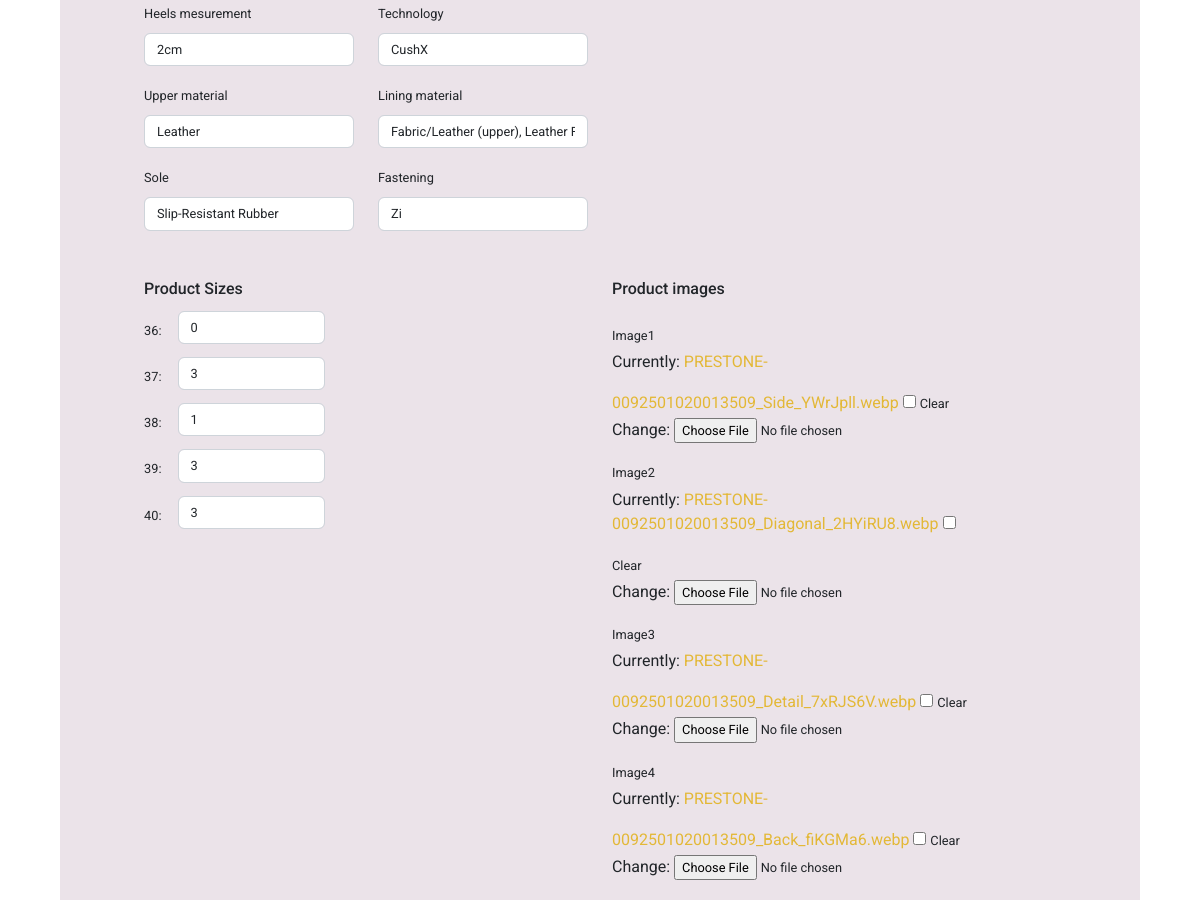
Page /products/edit/177/ (signed in, middle part) on the earlier database version.
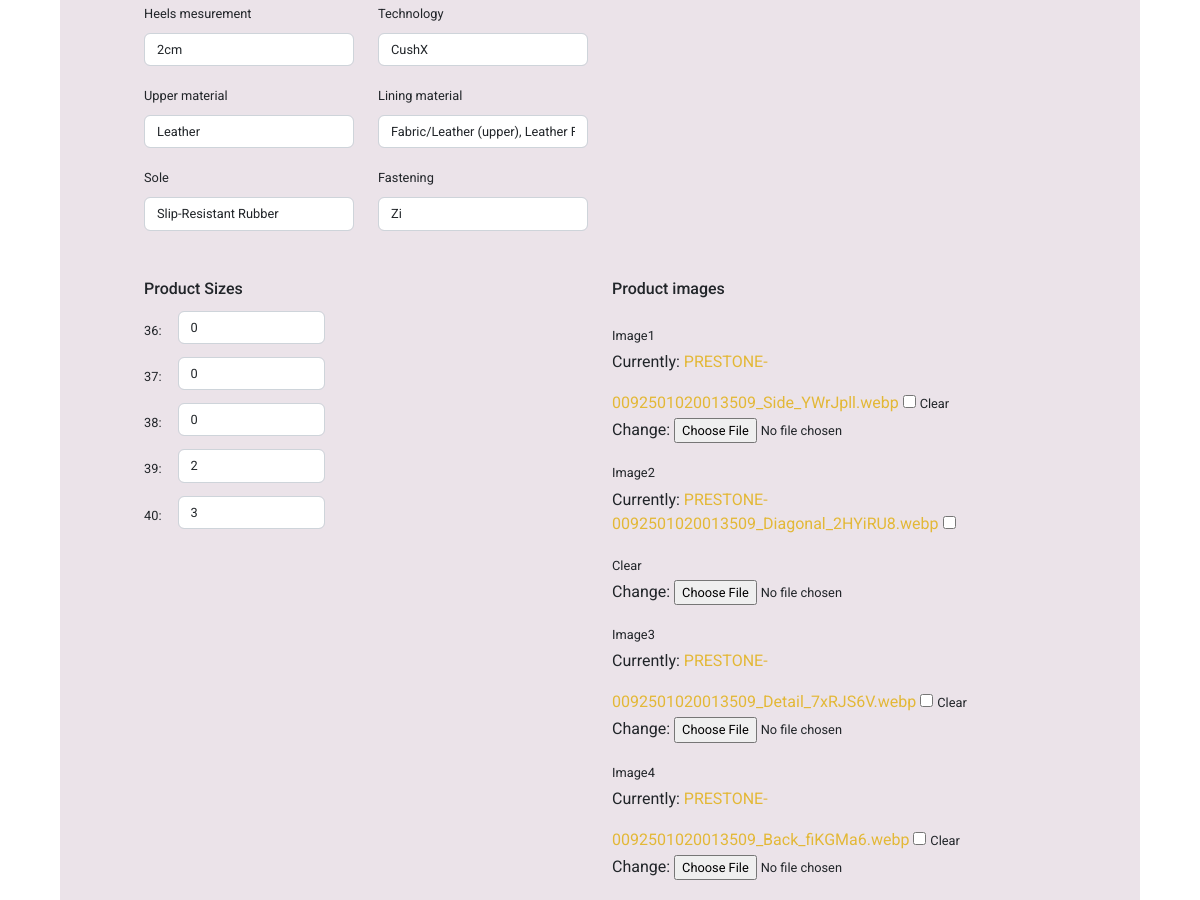
Same page on the later database version.
### products/models.py (models this page shows, shortened)
class Size(models.Model):
    product_id = models.ForeignKey('Product',
                                   null=True,
                                   blank=True,
                                   on_delete=models.CASCADE)
    size = models.CharField(max_length=2, null=True)
    stock = models.PositiveSmallIntegerField(null=True)

### products/views.py (the view, shortened to what this page needs)
@login_required
def edit_product(request, product_id):
    if not request.user.is_authenticated:
        messages.info(request, 'Request not allowed, only store admin.')
        return redirect(reverse('home'))
    product = get_object_or_404(Product, pk=product_id)
    sizes = Size.objects.filter(product_id=product_id).all()
    product_details = ProductDetail.objects.filter(product_id=product_id).all()
    product_images = get_object_or_404(Image, product_id=product)
    images_form = ImageForm(instance=product_images)
    product_form = ProductForm(instance=product)
    product_detail_data = None
    for detail in list(product_details.values()):
        product_detail_data = {
            'heels_mesurement': detail['heels_mesurement'],
            'upper_material': detail['upper_material'],
            'sole': detail['sole'],
            'technology': detail['technology'],
            'lining_material': detail['lining_material'],
            'fastening': detail['fastening'],
        }
    product_detail_form = ProductDetailForm(product_detail_data)
    template = 'products/edit_product.html'
    messages.info(request, f'You are about to edit {product.title}')
    context = {
        'product_form': product_form,
        'product_sizes': sizes,
        'product_detail_form': product_detail_form,
        'image_form': images_form,
        'product': product,
    }
    return render(request, template, context)

### products/forms.py
class ProductForm(forms.ModelForm):
    class Meta:
        model = Product
        fields = '__all__'
    image = forms.ImageField(label='Image', required=False,
                             widget=CustomClearableFileInput)
    def __init__(self, *args, **kwargs):
        super().__init__(*args, **kwargs)
        categories = Category.objects.all()
        friendly_names = [(c.id, c.get_friendly_name()) for c in categories]
        self.fields['category'].choices = friendly_names
        for field_name, field in self.fields.items():
            field.widget.attrs['class'] = 'border-black rounded-0'

class ProductDetailForm(forms.ModelForm):
    class Meta:
        model = ProductDetail
        fields = '__all__'

### products/models.py (called while the page is built)
    def get_friendly_name(self):
        return self.friendly_name

### products/templates/products/edit_product.html (shortened to what this page needs)
{% extends 'base.html' %}
{% load static %}
{% block extra_css %}
<link rel="stylesheet" href="{% static 'css/products.css' %}">
{% endblock %}
{% block content %}
<div class="main_wraper">
  <div class="container-fluid mt-5 mb-5 product-mngt-container" id="product-mngt-container">
    <form class="form" action="{% url 'edit_product' product.id %}" method="POST" id="product-form" enctype="multipart/form-data">
    <div class="row d-flex mt-2 mt-md-5">
      <div class="col-12 col-md-8 col-lg-6">
        <div class="product-detail-container">
          <div class="row">
            <div class="col-6">
              {{ product_detail_form.heels_mesurement | as_crispy_field }}
              {{ product_detail_form.upper_material | as_crispy_field }}
              {{ product_detail_form.sole | as_crispy_field }}
            </div>
            <div class="col-6">
              {{ product_detail_form.technology | as_crispy_field }}
              {{ product_detail_form.lining_material | as_crispy_field }}
              {{ product_detail_form.fastening | as_crispy_field }}
            </div>
          </div>
        </div>
      </div>
    </div>
    <div class="row d-flex mt-2 mt-md-5">
      <div class="col-12 col-md-6">
        <div class="product-size-container">
          <div class="row stock-container">
            <h6>Product Sizes</h6>
            {% for size in product_sizes %}
            <div class="size-stock-box mb-2">
              <div class="col-8 d-flex size_stock">
                <p class="" data-name="size" data-value="{{ size.size }}">{{ size.size }}: </p>
                <input type="number" name="stock_size_{{ size.size }}" value="{{ size.stock }}" class="textinput textInput form-control ms-3 w-50">
              </div>
            </div>
            {% endfor %}
          </div>
        </div>
      </div>
      <div class="col-12 col-md-6 mt-4 mt-md-0">
        <div class="product-image-container ">
          <h6>Product images</h6>
          <div class="row">
            <div class="col-10 images-col">
              {{ image_form.image1 | as_crispy_field }}
              {{ image_form.image2 | as_crispy_field }}
              {{ image_form.image3 | as_crispy_field }}
              {{ image_form.image4 | as_crispy_field }}
            </div>
          </div>
        </div>
      </div>
    </div>
  </form>
  </div>
</div>
{% endblock %}

Differences in the rows shown:
changed Size (number 2 of 5 on the later page): stock_size_37 "3" → "0"
changed Size (number 3 of 5 on the later page): stock_size_38 "1" → "0"
changed Size (number 4 of 5 on the later page): stock_size_39 "3" → "2"
